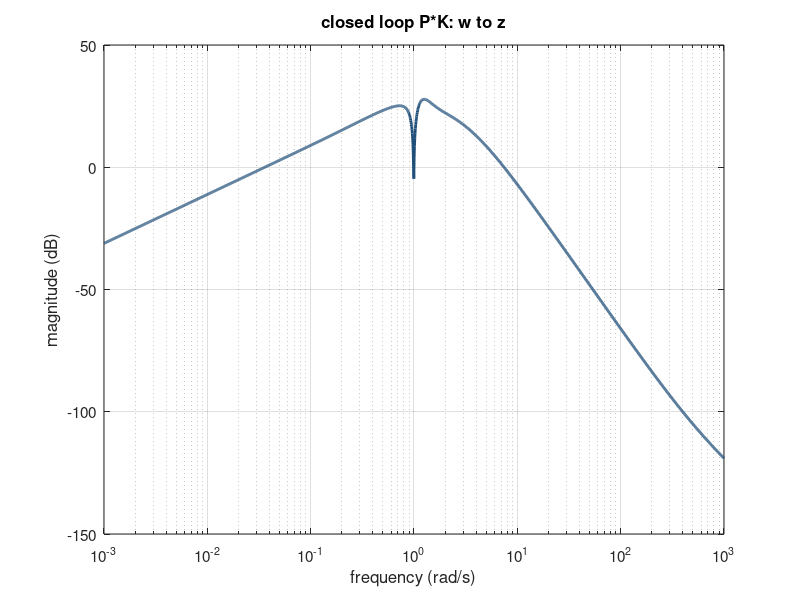
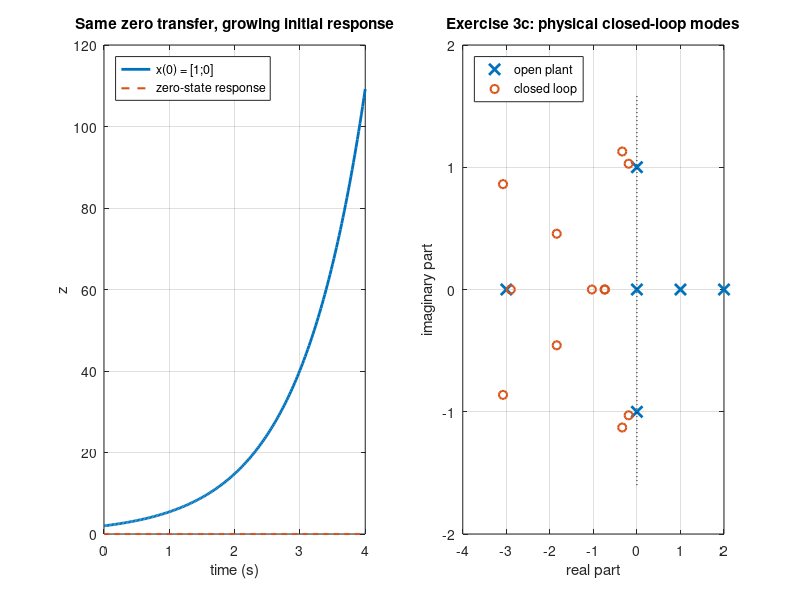

The MATLAB script that drew these images, in order:
% ex3c.m -- Exercise 3c of Scherer, Theory of Robust Control, Chapter 3.
% Builds the open-loop interconnection P of Figure 23 for the given G_j,
% tests the generalized-plant conditions (Theorem 3.10), designs an
% observer-based controller (the construction in the proof of Theorem 3.10,
% with LQR/Kalman-type gains), checks internal stability via (3.8)-(3.9),
% and writes a Bode magnitude plot of P*K.
%
% Run from the repository root:
%   octave --no-gui Control/robust-control-03-interconnections/scripts/ex3c.m
pkg load control
format short g
here = fileparts(mfilename('fullpath'));
s = tf('s');
% Evaluate a transfer matrix at a complex point through any realization.
function G = evalat(sys, sk)
  [a,b,c,d] = ssdata(ss(sys));
  G = c/(sk*eye(rows(a)) - a)*b + d;
end

% Asymmetric static ports: solve the original simultaneous signal equations.
p22 = [1;2]; kk = [0.1,0.2]; p21 = [3;5];
uy = [1,-kk; -p22,eye(2)] \ [0;p21];
assert(abs(uy(1)-2.6) < 1e-12 && abs(1+2*uy(1)-6.2) < 1e-12);
% Exercise 3b: minimal diagonal controller, zero external transfer but two
% unstable physical states. Separate measurement injections expose each pole.
cancelK = ss(eye(2), eye(2), diag([1,-1]), zeros(2));
assert(all(real(pole(cancelK)) == 1));
for sk = [0.5i, 2i, 1+1i]
  assert(abs([1,1]*evalat(cancelK,sk)*[1;1]) < 1e-12);
end

% Components (G1 = 1, G4 = 0, G6 = 1 are static and inlined below).
G2 = 1/(s-1);  G3 = (s+1)/(s^2+1);  G5 = 1/s;  G7 = (s+2)/((s+3)*(s-2));
[A2,B2c,C2c,D2c] = ssdata(ss(G2));
[A3,B3c,C3c,D3c] = ssdata(ss(G3));
[A5,B5c,C5c,D5c] = ssdata(ss(G5));
[A7,B7c,C7c,D7c] = ssdata(ss(G7));
assert(all([D2c D3c D5c D7c] == 0));   % every dynamic block is strictly proper

% Signals: a = u1 + u2,  z = G7 a,  q = G1 (w - (G4+G6) z) = w - z,
%          y1 = G2 q - G5 a,  y2 = G3 q - G5 a.
% State x = [x7; x2; x3; x5].
n7 = rows(A7); n2 = rows(A2); n3 = rows(A3); n5 = rows(A5);
Z = @(r,c) zeros(r,c);
A = [A7,            Z(n7,n2), Z(n7,n3), Z(n7,n5);
     -B2c*C7c,      A2,       Z(n2,n3), Z(n2,n5);
     -B3c*C7c,      Z(n3,n2), A3,       Z(n3,n5);
     Z(n5,n7),      Z(n5,n2), Z(n5,n3), A5];
Bw = [Z(n7,1); B2c; B3c; Z(n5,1)];
Ba = [B7c; Z(n2,1); Z(n3,1); B5c];
B1 = Bw;  B2 = [Ba, Ba];                         % u = [u1; u2]
C1 = [C7c, Z(1,n2), Z(1,n3), Z(1,n5)];
C2 = [Z(1,n7), C2c, Z(1,n3), -C5c;
      Z(1,n7), Z(1,n2), C3c, -C5c];
D11 = 0; D12 = [0 0]; D21 = [0; 0]; D22 = zeros(2,2);
n = rows(A);
P = ss(A, [B1 B2], [C1; C2], [D11 D12; D21 D22]);

% Cross-check against the transfer-matrix formula of Exercise 3a.
H2 = G2*G7 + G5;  H3 = G3*G7 + G5;
Ptf = [0, G7, G7; G2, -H2, -H2; G3, -H3, -H3];
err = 0;
for sk = [0.3+1.7i, 2.5-0.4i, -0.7+3i]
  err = max(err, norm(evalat(P, sk) - evalat(Ptf, sk)));
end
printf('max |P_ss - P_formula| at test points: %.2e\n', err);
assert(err < 1e-10);

% Generalized-plant test (Theorem 3.10) by the Hautus/PBH test at every
% eigenvalue with Re >= 0.
ev = eig(A);
printf('open-loop eigenvalues: %s\n', mat2str(ev.', 4));
printf('rank ctrb(A,[B1 B2]) = %d, rank obsv(A,[C1;C2]) = %d (n = %d)\n', ...
       rank(ctrb(A,[B1 B2])), rank(obsv(A,[C1;C2])), n);
for k = 1:n
  lam = ev(k);
  if real(lam) >= -1e-9
    rc = rank([A - lam*eye(n), B2]);  ro = rank([A - lam*eye(n); C2]);
    printf('  lambda = %+.3f%+.3fi: rank[A-lI B2] = %d, rank[A-lI; C2] = %d\n', ...
           real(lam), imag(lam), rc, ro);
    assert(rc == n && ro == n);
  end
end

% Controller design.  Figure 23 forces the structure K = diag(K1, K2):
% u1 = K1 y1, u2 = K2 y2.  Choose K2 = k2 static (no controller states, so
% no pole can be shared by K1 and K2), close that loop, and design K1 for the
% remaining SISO plant u1 -> y1 with the observer-based construction from the
% proof of Theorem 3.10:  xK' = (A' + b F + L c) xK - L y1,  u1 = F xK.
k2 = 1;
Ap = A + B2(:,2)*k2*C2(2,:);           % plant with loop 2 closed (D22 = 0)
b = B2(:,1);  c = C2(1,:);
printf('loop 1 after closing u2 = %g*y2: rank ctrb = %d, rank obsv = %d\n', ...
       k2, rank(ctrb(Ap, b)), rank(obsv(Ap, c)));
F = -lqr(Ap, b, eye(n), 1);             % Ap + b F stable
L = -lqr(Ap', c', eye(n), 1)';          % Ap + L c stable
A1 = Ap + b*F + L*c;
AK = A1;  BK = [-L, zeros(n,1)];  CK = [F; zeros(1,n)];  DK = [0 0; 0 k2];
K = ss(AK, BK, CK, DK);
printf('F = %s\nL = %s\n', mat2str(F, 4), mat2str(L', 4));

% Internal stability check: (3.8) and the eigenvalues of (3.9).
W = [eye(2), -DK; -D22, eye(2)];
printf('det of (3.8) matrix = %.3f\n', det(W));
nk = rows(AK);
Ab  = [A, zeros(n,nk); zeros(nk,n), AK];
B1b = [B1; zeros(nk,1)];
B2b = [B2, zeros(n,2); zeros(nk,2), BK];
C1b = [C1, zeros(1,nk)];  D12b = [D12, zeros(1,2)];
C2b = [zeros(2,n), CK; C2, zeros(2,nk)];
D21b = [zeros(2,1); D21];  D22b = [zeros(2), DK; D22, zeros(2)];
M = inv(eye(4) - D22b);
Acl = Ab + B2b*M*C2b;                    % this is (3.9)
evcl = eig(Acl);
printf('closed-loop eigenvalues (3.9):\n'); disp(evcl);
printf('max real part = %.4f\n', max(real(evcl)));
assert(max(real(evcl)) < -0.19);
% Independent physical wiring: a = F*xi + y2, xi' = A1*xi - L*y1.
Aphysical = [A + Ba*C2(2,:), Ba*F; -L*C2(1,:), A1];
physical_error = norm(Aphysical - Acl, inf);
printf('physical state equations vs general closure: %.2e\n', physical_error);
assert(physical_error < 1e-12);
% In coordinates (x,e=x-xi), verify the separation principle including its sign.
E = [eye(n), zeros(n); eye(n), -eye(n)];
separation_error = norm(E*Aphysical/E - [Ap+b*F, -b*F; zeros(n), Ap+L*c], inf);
printf('error-coordinate triangularization residual: %.2e\n', separation_error);
assert(separation_error < 1e-10);

% Closed loop P*K, realization (3.7).
Bcl = B1b + B2b*M*D21b;  Ccl = C1b + D12b*M*C2b;  Dcl = D11 + D12b*M*D21b;
Tzw = ss(Acl, Bcl, Ccl, Dcl);
% Cross-check against the formula P11 + P12 K (I - P22 K)^{-1} P21.
err = 0;
for sk = [0.5i, 2i, 1+1i]
  Pk = evalat(Ptf, sk); Kk = evalat(K, sk);
  f = Pk(1,1) + Pk(1,2:3)*Kk/(eye(2) - Pk(2:3,2:3)*Kk)*Pk(2:3,1);
  err = max(err, abs(f - evalat(Tzw, sk)));
end
printf('max |(3.7) - LFT formula| at test points: %.2e\n', err);
assert(err < 1e-9);

% The nine maps (3.14) via the realization (3.16): inputs (w, v1, v2),
% outputs (z, u, v).  Its poles after removing hidden modes must be stable.
Mi = inv(eye(4) - D22b);
B16 = [B1b + B2b*Mi*D21b, B2b*Mi];
C16 = [C1b + D12b*Mi*C2b; Mi*C2b];
D16 = [D11 + D12b*Mi*D21b, D12b*Mi; Mi*D21b, Mi];
T9 = ss(Acl, B16, C16, D16);
% Check all nine blocks by solving the original port equations pointwise.
err9 = 0;
for sk = [0.5i, 2i, 1+1i]
  pp = evalat(P, sk); kk = evalat(K, sk);
  port = [eye(2), -kk; -pp(2:3,2:3), eye(2)] \ ...
         [zeros(2,1), eye(2), zeros(2); pp(2:3,1), zeros(2), eye(2)];
  direct = [[pp(1,1), zeros(1,4)] + pp(1,2:3)*port(1:2,:); port];
  err9 = max(err9, norm(direct - evalat(T9, sk), inf));
end
printf('nine maps vs original disturbed port equations: %.2e\n', err9);
assert(err9 < 1e-8);
p9 = pole(minreal(T9, 1e-9));
printf('nine maps (3.14): %d poles after minreal, max real part %.4f\n', ...
       numel(p9), max(real(p9)));
K1 = ss(A1, -L, F, 0);
printf('poles of K1:\n'); disp(eig(A1));
[nK1, dK1] = tfdata(tf(minreal(K1, 1e-9)), 'v');
printf('K1 numerator   %s\nK1 denominator %s\n', mat2str(nK1, 6), mat2str(dK1, 6));

% Closed-loop numbers.
w = logspace(-3, 3, 2000);
mag = zeros(size(w));
for k = 1:numel(w), mag(k) = abs(evalat(Tzw, 1i*w(k))); end
[pk, ipk] = max(mag);
printf('|P*K|(j0) = %.4f, peak = %.4f at w = %.4f rad/s\n', ...
       abs(dcgain(Tzw)), pk, w(ipk));
printf('zeros of P*K:\n'); disp(zero(minreal(Tzw, 1e-8)));
g = @(lw) -abs(evalat(Tzw, 1i*10^lw));
[lw, fpk] = fminbnd(g, log10(w(max(ipk-5,1))), log10(w(min(ipk+5,end))));
printf('refined peak |P*K| = %.4f (%.2f dB) at w = %.4f rad/s\n', -fpk, 20*log10(-fpk), 10^lw);

% Bode magnitude plot.
graphics_toolkit('qt');
fig = figure('visible', 'off', 'position', [0 0 720 360]);
semilogx(w, 20*log10(mag), 'color', [0.122 0.306 0.475], 'linewidth', 2);
grid on;
xlabel('frequency (rad/s)'); ylabel('magnitude (dB)');
title('closed loop P*K: w to z');
set(gca, 'fontsize', 11);
outdir = fullfile(here, '..', 'assets');
if ~exist(outdir, 'dir'), mkdir(outdir); end
print(fig, fullfile(outdir, 'ex3c-bode.svg'), '-dsvg');
printf('wrote %s\n', fullfile(outdir, 'ex3c-bode.svg'));

% Cancellation is not decay: independent physical states, unequal input gains.
t = linspace(0, 4, 201);
hidden = ss(eye(2), [1;2], [2,-1], 0);
zh = initial(hidden, [1;0], t);
assert(max(abs(zh(:) - 2*exp(t(:)))) < 1e-9);
fig2 = figure('visible', 'off', 'position', [0 0 760 310]);
subplot(1,2,1);
plot(t, zh, 'linewidth', 2, t, zeros(size(t)), '--', 'linewidth', 1.5);
xlabel('time (s)'); ylabel('z'); grid on;
title('Same zero transfer, growing initial response');
legend('x(0) = [1;0]', 'zero-state response', 'location', 'northwest');
subplot(1,2,2);
plot(real(ev), imag(ev), 'x', 'markersize', 8, 'linewidth', 2); hold on;
plot(real(evcl), imag(evcl), 'o', 'markersize', 6, 'linewidth', 1.5);
plot([0 0], [-1.6 1.6], 'k:'); grid on;
xlabel('real part'); ylabel('imaginary part');
title('Exercise 3c: physical closed-loop modes');
legend('open plant', 'closed loop', 'location', 'northwest');
print(fig2, fullfile(outdir, 'internal-modes.svg'), '-dsvg');
printf('all assertions passed; wrote internal-modes.svg\n');
